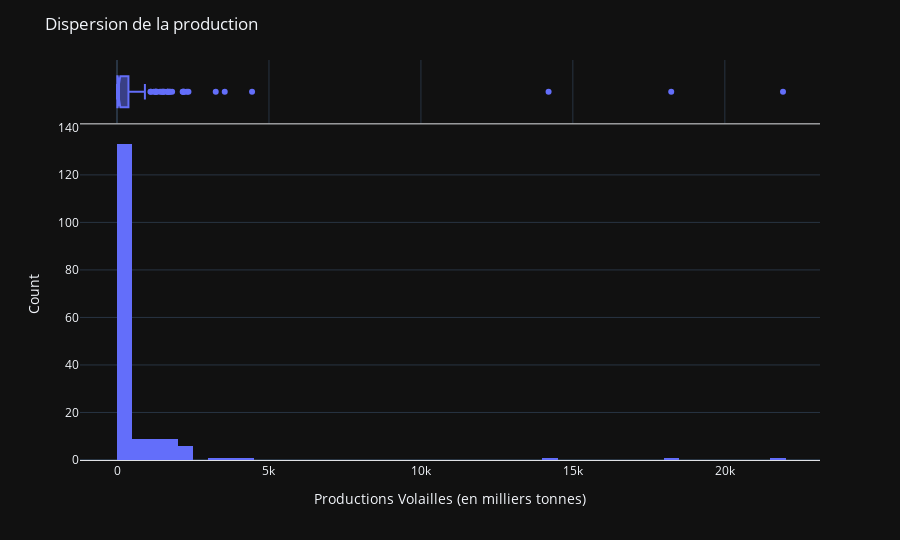

The notebook cell saved with this chart:
### Markdown cell above
#### Production

### Code cell
analyse_univarie(dispo_alim, 'Productions Volailles (en milliers tonnes)', 50, False, 'Dispersion de la production', 'Productions Volailles (en milliers tonnes)')

### Figure 1 — Plotly figure (JSON) as saved in the notebook; plotly's stock layout.template omitted (floating-point values rounded to 4 significant figures; data arrays with more than 128 entries replaced by an {"elided": "..."} marker saying what was removed)
{"data": [{"alignmentgroup": "True", "bingroup": "x", "hovertemplate": "Productions Volailles (en milliers tonnes)=%{x}<br>count=%{y}<extra></extra>", "legendgroup": "", "marker": {"color": "#636efa", "pattern": {"shape": ""}}, "name": "", "nbinsx": 50, "offsetgroup": "", "orientation": "v", "showlegend": false, "type": "histogram", "x": {"elided": "172 int values"}, "xaxis": "x", "yaxis": "y"}, {"alignmentgroup": "True", "hovertemplate": "Productions Volailles (en milliers tonnes)=%{x}<extra></extra>", "legendgroup": "", "marker": {"color": "#636efa"}, "name": "", "notched": true, "offsetgroup": "", "showlegend": false, "type": "box", "x": {"elided": "172 int values"}, "xaxis": "x2", "yaxis": "y2"}], "layout": {"barmode": "relative", "height": 540, "legend": {"tracegroupgap": 0}, "margin": {"t": 60}, "title": {"text": "Dispersion de la production"}, "xaxis": {"anchor": "y", "domain": [0, 1], "linecolor": "#E0E2E5", "linewidth": 1, "showline": true, "title": {"text": "Productions Volailles (en milliers tonnes)"}}, "xaxis2": {"anchor": "y2", "domain": [0, 1], "linecolor": "#E0E2E5", "linewidth": 1, "matches": "x", "showgrid": true, "showline": true, "showticklabels": false}, "yaxis": {"anchor": "x", "domain": [0, 0.8316], "title": {"text": "Count"}}, "yaxis2": {"anchor": "x2", "domain": [0.8416, 1], "matches": "y2", "showgrid": false, "showline": false, "showticklabels": false, "ticks": ""}}}
